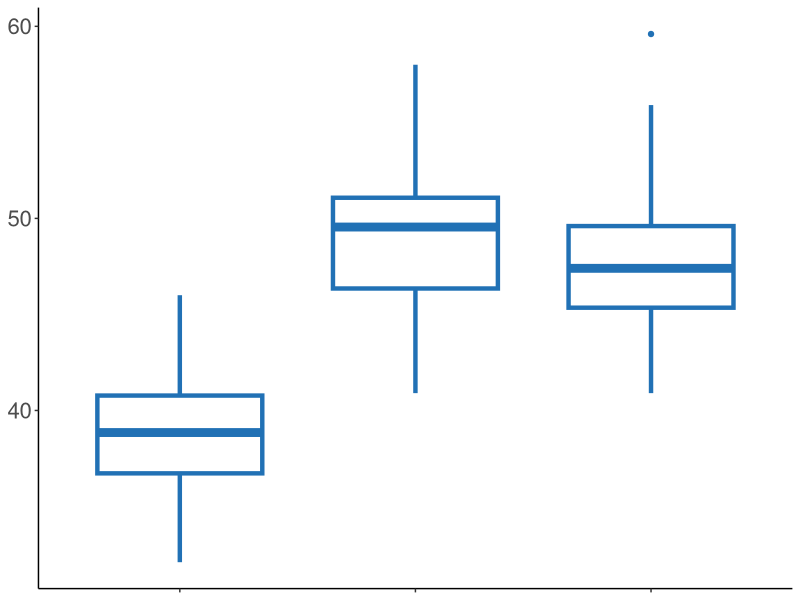

This chart was generated by the following R code:
# Boxplot

# Libraries
library(palmerpenguins)
library(ggpubr)
library(ggplot2)

# Seed
set.seed(4021)

## Read dataset Palmer Penguins
data = penguins
data <- na.omit(data)

#Boxplot
ggboxplot(data, x = "species", y = "bill_length_mm", color = "#2171b5", 
          lwd=1.5, shape = "species") +
  theme_classic() +
  theme(text = element_text(size=20),
        legend.position="none",
        axis.text.x = element_blank(),
        axis.title = element_blank())
